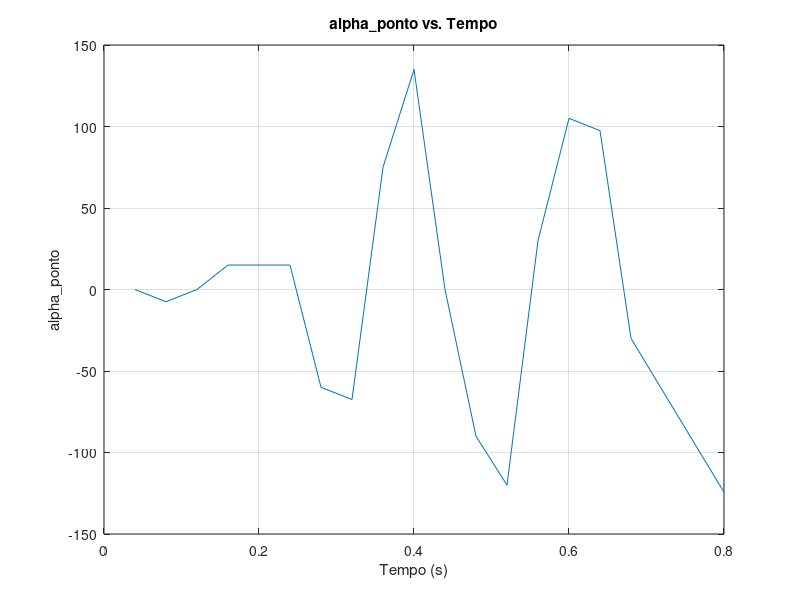
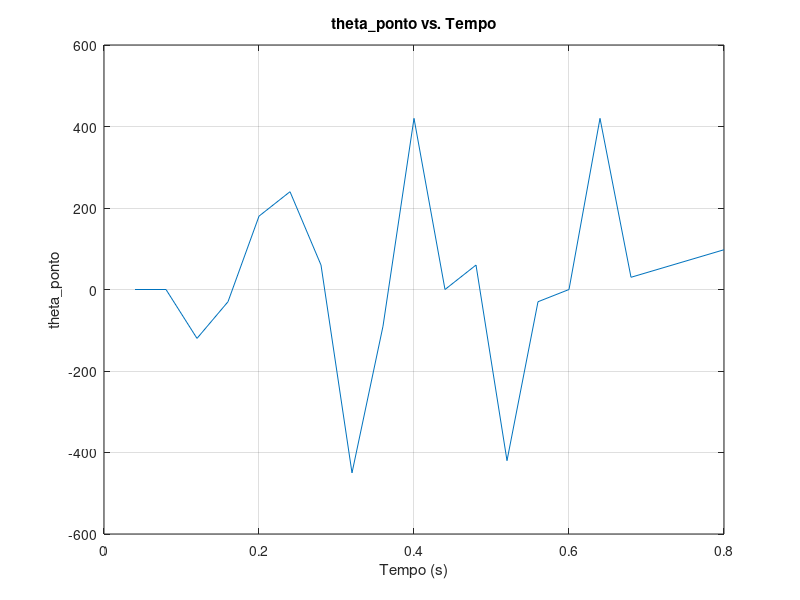
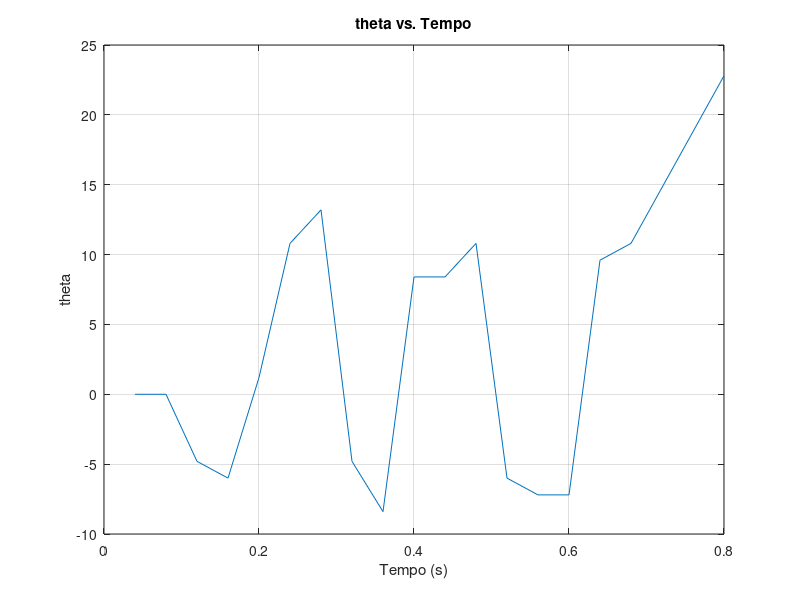
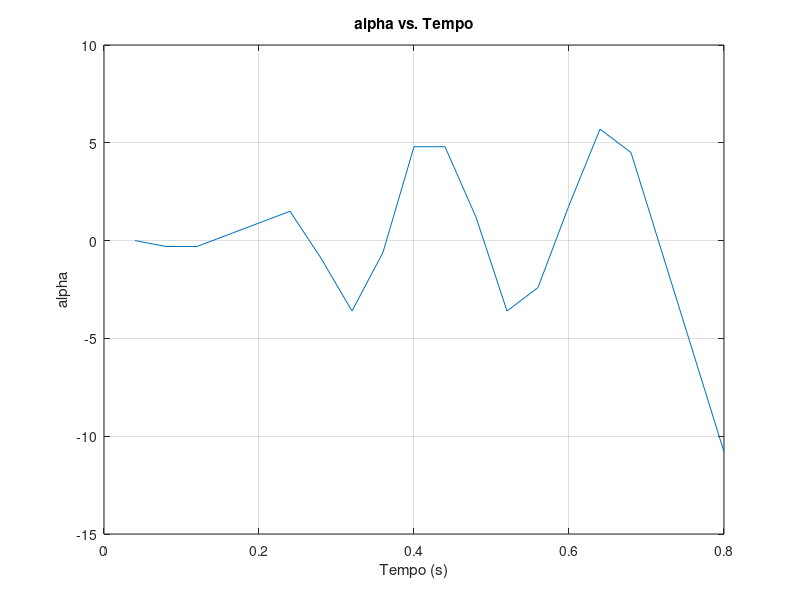

Write MATLAB code to recreate these figures, in order.
% Dados fornecidos
data = [
    0.04,0.00,0.00,0.00,0.00,0.00,0.00,
    0.04,-0.30,-7.50,0.00,0.00,1.67,63.00,
    0.04,-0.30,0.00,-4.80,-120.00,0.60,51.00,
    0.04,0.30,15.00,-6.00,-30.00,-2.74,-75.00,
    0.04,0.90,15.00,1.20,180.00,-3.94,-88.00,
    0.04,1.50,15.00,10.80,240.00,-5.14,-113.00,
    0.04,-0.90,-60.00,13.20,60.00,10.36,175.00,
    0.04,-3.60,-67.50,-4.80,-450.00,16.82,200.00,
    0.04,-0.60,75.00,-8.40,-90.00,-9.51,-162.00,
    0.04,4.80,135.00,8.40,420.00,-28.86,-200.00,
    0.04,4.80,0.00,8.40,0.00,-9.58,-162.00,
    0.04,1.20,-90.00,10.80,60.00,10.45,175.00,
    0.04,-3.60,-120.00,-6.00,-420.00,24.32,200.00,
    0.04,-2.40,30.00,-7.20,-30.00,0.51,51.00,
    0.04,1.80,105.00,-7.20,0.00,-18.58,-200.00,
    0.04,5.70,97.50,9.60,420.00,-25.30,-200.00,
    0.04,4.50,-30.00,10.80,30.00,-4.70,-100.00,
    0.12,-10.80,-124.39,22.80,97.56,39.32,200.00
];

% Calcula o tempo acumulado
time = cumsum(data(:, 1));

% Extrai alpha, alpha_ponto, theta, theta_ponto
alpha = data(:, 2);
alpha_ponto = data(:, 3);
theta = data(:, 4);
theta_ponto = data(:, 5);
sinal_controle = data(:, 6);
pwm = data(:, 7);

% Saturar o sinal de controle
sinal_controle(sinal_controle > 12) = 12;
sinal_controle(sinal_controle < -12) = -12;

% Plota alpha_ponto em função do tempo
figure;
plot(time, alpha_ponto);
xlabel('Tempo (s)');
ylabel('alpha\_ponto');
title('alpha\_ponto vs. Tempo');
grid on;

% Plota theta_ponto em função do tempo
figure;
plot(time, theta_ponto);
xlabel('Tempo (s)');
ylabel('theta\_ponto');
title('theta\_ponto vs. Tempo');
grid on;

% Plota theta em função do tempo
figure;
plot(time, theta);
xlabel('Tempo (s)');
ylabel('theta');
title('theta vs. Tempo');
grid on;

% Plota alpha em função do tempo
figure;
plot(time, alpha);
xlabel('Tempo (s)');
ylabel('alpha');
title('alpha vs. Tempo');
grid on;

% Plota alpha e alpha_ponto em função do tempo
figure;
plot(time, alpha, 'b', time, alpha_ponto, 'r');
xlabel('Tempo (s)');
ylabel('alpha e alpha\_ponto');
title('alpha e alpha\_ponto vs. Tempo');
legend('alpha', 'alpha\_ponto');
grid on;

% Plota sinal de controle em função do tempo
figure;
plot(time, sinal_controle);
xlabel('Tempo (s)');
ylabel('sinal de controle');
title('sinal de controle vs. Tempo');
grid on;

% Plota pwm em função do tempo
figure;
plot(time, pwm);
xlabel('Tempo (s)');
ylabel('pwm');
title('pwm vs. Tempo');
grid on;
